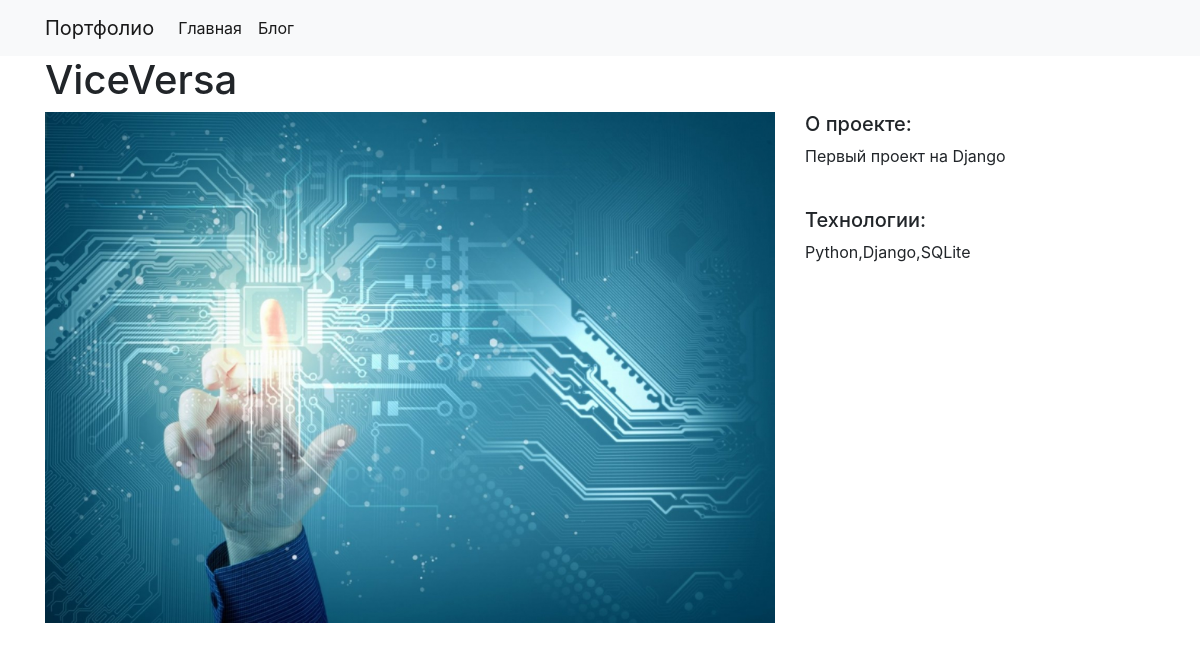
/1/, run on the app's committed database.
### project/models.py (models this page shows)
class Project(models.Model):
    title = models.CharField(max_length=100)
    description = models.TextField()
    technology = models.CharField(max_length=20)
    image = models.FileField(upload_to='img/')

### project/views.py (the view)
# urls.py: path('<int:pk>/', views.project_detail, name='project_detail'),
def project_detail(request, pk):
    project = Project.objects.get(pk=pk)
    context = {
        'project': project
    }
    return render(request, 'project_detail.html', context)

### project/templates/project_detail.html
{% extends 'portfolio/base.html' %}
{% load static %}
{% block page_content %}
<h1>{{project.title}}</h1>
<div class="row">
    <div class="col-md-8">
      <img src="{% static project.image %}" alt="" width="100%">
    </div>
    <div class="col-md-4">
      <h5>О проекте:</h5>
      <p>{{ project.description }}</p>
      <br>
      <h5>Технологии:</h5>
      <p>{{ project.technology }}</p>
    </div>
</div>
{% endblock %}

### portfolio/templates/portfolio/base.html (shortened to what this page needs)
<link rel="stylesheet" href="https://stackpath.bootstrapcdn.com/bootstrap/4.1.3/css/bootstrap.min.css">
<nav class="navbar navbar-expand-lg navbar-light bg-light">
    <div class="container">
        <a class="navbar-brand" href="{% url 'project_index' %}">Портфолио</a>
        <div class="collapse navbar-collapse" id="navbarSupportedContent">
          <ul class="navbar-nav mr-auto">
            <li class="nav-item active">
              <a class="nav-link" href="{% url 'project_index' %}">Главная</a>
            </li>
            <li class="nav-item active">
                <a class="nav-link" href="{% url 'blog_index' %}">Блог</a>
            </li>
          </ul>
        </div>
    </div>
</nav>
<div class="container">
    {% block page_content %}
    {% endblock %}
</div>

### data on the page
Project: title "ViceVersa", image (picture), description "Первый проект на Django", technology "Python,Django,SQLite"
